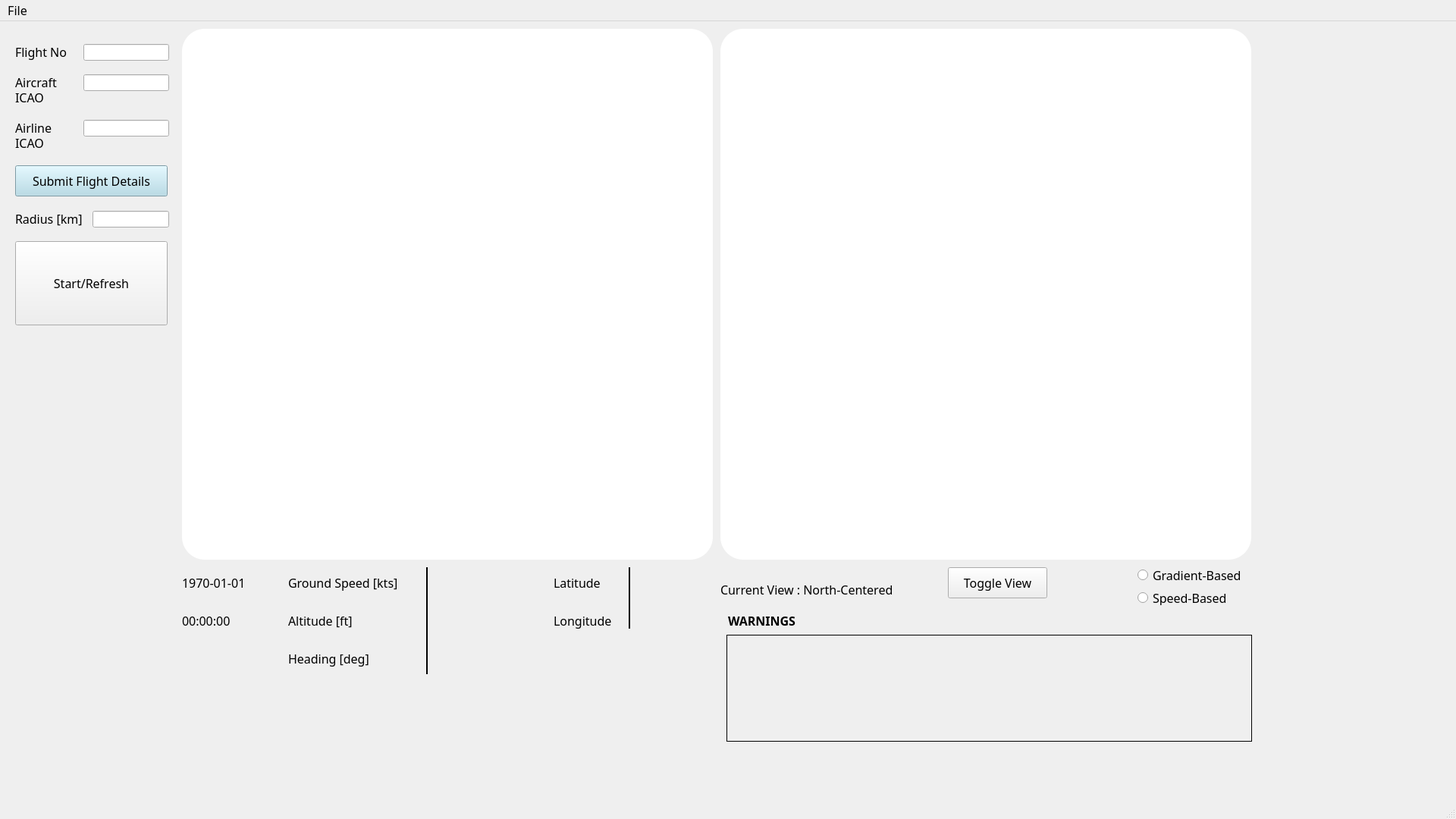
<?xml version="1.0" encoding="UTF-8"?>
<ui version="4.0">
 <class>MainWindow</class>
 <widget class="QMainWindow" name="MainWindow">
  <property name="geometry">
   <rect>
    <x>0</x>
    <y>0</y>
    <width>1920</width>
    <height>1080</height>
   </rect>
  </property>
  <property name="font">
   <font>
    <family>Dubai</family>
    <pointsize>12</pointsize>
    <weight>50</weight>
    <italic>false</italic>
    <bold>false</bold>
    <strikeout>false</strikeout>
   </font>
  </property>
  <property name="windowTitle">
   <string>MainWindow</string>
  </property>
  <property name="autoFillBackground">
   <bool>false</bool>
  </property>
  <property name="styleSheet">
   <string notr="true"/>
  </property>
  <property name="tabShape">
   <enum>QTabWidget::Rounded</enum>
  </property>
  <widget class="QWidget" name="centralwidget">
   <widget class="QGraphicsView" name="graphicsView">
    <property name="geometry">
     <rect>
      <x>240</x>
      <y>20</y>
      <width>0</width>
      <height>192</height>
     </rect>
    </property>
   </widget>
   <widget class="QGraphicsView" name="precip_plot">
    <property name="geometry">
     <rect>
      <x>240</x>
      <y>10</y>
      <width>700</width>
      <height>700</height>
     </rect>
    </property>
    <property name="styleSheet">
     <string notr="true">background-color: white;
border-radius: 30px;</string>
    </property>
    <property name="frameShape">
     <enum>QFrame::NoFrame</enum>
    </property>
   </widget>
   <widget class="QGraphicsView" name="wind_plot">
    <property name="geometry">
     <rect>
      <x>950</x>
      <y>10</y>
      <width>700</width>
      <height>700</height>
     </rect>
    </property>
    <property name="styleSheet">
     <string notr="true">background-color: white;
border-radius: 30px;</string>
    </property>
    <property name="frameShape">
     <enum>QFrame::NoFrame</enum>
    </property>
   </widget>
   <widget class="QLabel" name="ground_speed_text">
    <property name="geometry">
     <rect>
      <x>380</x>
      <y>720</y>
      <width>171</width>
      <height>41</height>
     </rect>
    </property>
    <property name="text">
     <string>Ground Speed [kts]</string>
    </property>
   </widget>
   <widget class="QLabel" name="altitude_text">
    <property name="geometry">
     <rect>
      <x>380</x>
      <y>770</y>
      <width>171</width>
      <height>41</height>
     </rect>
    </property>
    <property name="text">
     <string>Altitude [ft]</string>
    </property>
   </widget>
   <widget class="Line" name="line">
    <property name="geometry">
     <rect>
      <x>543</x>
      <y>720</y>
      <width>41</width>
      <height>141</height>
     </rect>
    </property>
    <property name="frameShadow">
     <enum>QFrame::Plain</enum>
    </property>
    <property name="lineWidth">
     <number>2</number>
    </property>
    <property name="midLineWidth">
     <number>0</number>
    </property>
    <property name="orientation">
     <enum>Qt::Vertical</enum>
    </property>
   </widget>
   <widget class="QLabel" name="heading_text">
    <property name="geometry">
     <rect>
      <x>380</x>
      <y>820</y>
      <width>171</width>
      <height>41</height>
     </rect>
    </property>
    <property name="text">
     <string>Heading [deg]</string>
    </property>
   </widget>
   <widget class="QPushButton" name="toggle_view_button">
    <property name="geometry">
     <rect>
      <x>1250</x>
      <y>720</y>
      <width>131</width>
      <height>41</height>
     </rect>
    </property>
    <property name="text">
     <string>Toggle View</string>
    </property>
   </widget>
   <widget class="QLabel" name="lat_text">
    <property name="geometry">
     <rect>
      <x>730</x>
      <y>720</y>
      <width>91</width>
      <height>41</height>
     </rect>
    </property>
    <property name="text">
     <string>Latitude</string>
    </property>
   </widget>
   <widget class="QLabel" name="lon_text">
    <property name="geometry">
     <rect>
      <x>730</x>
      <y>770</y>
      <width>91</width>
      <height>41</height>
     </rect>
    </property>
    <property name="text">
     <string>Longitude</string>
    </property>
   </widget>
   <widget class="Line" name="line_2">
    <property name="geometry">
     <rect>
      <x>810</x>
      <y>720</y>
      <width>41</width>
      <height>81</height>
     </rect>
    </property>
    <property name="frameShadow">
     <enum>QFrame::Plain</enum>
    </property>
    <property name="lineWidth">
     <number>2</number>
    </property>
    <property name="midLineWidth">
     <number>0</number>
    </property>
    <property name="orientation">
     <enum>Qt::Vertical</enum>
    </property>
   </widget>
   <widget class="QPushButton" name="refresh_button">
    <property name="geometry">
     <rect>
      <x>20</x>
      <y>290</y>
      <width>201</width>
      <height>111</height>
     </rect>
    </property>
    <property name="text">
     <string>Start/Refresh</string>
    </property>
   </widget>
   <widget class="QLabel" name="current_view">
    <property name="geometry">
     <rect>
      <x>950</x>
      <y>730</y>
      <width>291</width>
      <height>31</height>
     </rect>
    </property>
    <property name="text">
     <string>Current View : North-Centered</string>
    </property>
    <property name="alignment">
     <set>Qt::AlignBottom|Qt::AlignLeading|Qt::AlignLeft</set>
    </property>
   </widget>
   <widget class="QLabel" name="ground_speed">
    <property name="geometry">
     <rect>
      <x>570</x>
      <y>730</y>
      <width>141</width>
      <height>21</height>
     </rect>
    </property>
    <property name="text">
     <string/>
    </property>
   </widget>
   <widget class="QLabel" name="altitude">
    <property name="geometry">
     <rect>
      <x>570</x>
      <y>770</y>
      <width>81</width>
      <height>41</height>
     </rect>
    </property>
    <property name="text">
     <string/>
    </property>
   </widget>
   <widget class="QLabel" name="heading">
    <property name="geometry">
     <rect>
      <x>570</x>
      <y>820</y>
      <width>71</width>
      <height>41</height>
     </rect>
    </property>
    <property name="text">
     <string/>
    </property>
   </widget>
   <widget class="QLabel" name="latitude">
    <property name="geometry">
     <rect>
      <x>840</x>
      <y>720</y>
      <width>91</width>
      <height>41</height>
     </rect>
    </property>
    <property name="text">
     <string/>
    </property>
   </widget>
   <widget class="QLabel" name="longitude">
    <property name="geometry">
     <rect>
      <x>840</x>
      <y>770</y>
      <width>91</width>
      <height>41</height>
     </rect>
    </property>
    <property name="text">
     <string/>
    </property>
   </widget>
   <widget class="QLabel" name="warnings_label">
    <property name="geometry">
     <rect>
      <x>960</x>
      <y>780</y>
      <width>131</width>
      <height>21</height>
     </rect>
    </property>
    <property name="font">
     <font>
      <family>Dubai</family>
      <pointsize>12</pointsize>
      <weight>75</weight>
      <italic>false</italic>
      <bold>true</bold>
      <underline>false</underline>
      <strikeout>false</strikeout>
      <kerning>true</kerning>
     </font>
    </property>
    <property name="text">
     <string>WARNINGS</string>
    </property>
   </widget>
   <widget class="QLineEdit" name="flight_no_edit">
    <property name="geometry">
     <rect>
      <x>110</x>
      <y>30</y>
      <width>113</width>
      <height>22</height>
     </rect>
    </property>
   </widget>
   <widget class="QLabel" name="flight_no_text">
    <property name="geometry">
     <rect>
      <x>20</x>
      <y>30</y>
      <width>81</width>
      <height>21</height>
     </rect>
    </property>
    <property name="text">
     <string>Flight No</string>
    </property>
   </widget>
   <widget class="QLineEdit" name="aircraft_icao_edit">
    <property name="geometry">
     <rect>
      <x>110</x>
      <y>70</y>
      <width>113</width>
      <height>22</height>
     </rect>
    </property>
   </widget>
   <widget class="QLabel" name="flight_no_text_2">
    <property name="geometry">
     <rect>
      <x>20</x>
      <y>70</y>
      <width>81</width>
      <height>21</height>
     </rect>
    </property>
    <property name="text">
     <string>Aircraft</string>
    </property>
   </widget>
   <widget class="QLabel" name="flight_no_text_3">
    <property name="geometry">
     <rect>
      <x>20</x>
      <y>90</y>
      <width>71</width>
      <height>21</height>
     </rect>
    </property>
    <property name="text">
     <string>ICAO</string>
    </property>
   </widget>
   <widget class="QLineEdit" name="airline_icao_edit">
    <property name="geometry">
     <rect>
      <x>110</x>
      <y>130</y>
      <width>113</width>
      <height>22</height>
     </rect>
    </property>
   </widget>
   <widget class="QLabel" name="flight_no_text_4">
    <property name="geometry">
     <rect>
      <x>20</x>
      <y>130</y>
      <width>81</width>
      <height>21</height>
     </rect>
    </property>
    <property name="text">
     <string>Airline</string>
    </property>
   </widget>
   <widget class="QLabel" name="flight_no_text_5">
    <property name="geometry">
     <rect>
      <x>20</x>
      <y>150</y>
      <width>91</width>
      <height>21</height>
     </rect>
    </property>
    <property name="text">
     <string>ICAO</string>
    </property>
   </widget>
   <widget class="QPushButton" name="submit_flight_details_button">
    <property name="geometry">
     <rect>
      <x>20</x>
      <y>190</y>
      <width>201</width>
      <height>41</height>
     </rect>
    </property>
    <property name="styleSheet">
     <string notr="true">background-color: lightblue;</string>
    </property>
    <property name="text">
     <string>Submit Flight Details</string>
    </property>
   </widget>
   <widget class="QLabel" name="warnings_box">
    <property name="geometry">
     <rect>
      <x>960</x>
      <y>809</y>
      <width>691</width>
      <height>141</height>
     </rect>
    </property>
    <property name="autoFillBackground">
     <bool>false</bool>
    </property>
    <property name="frameShape">
     <enum>QFrame::NoFrame</enum>
    </property>
    <property name="frameShadow">
     <enum>QFrame::Plain</enum>
    </property>
    <property name="text">
     <string/>
    </property>
    <property name="alignment">
     <set>Qt::AlignLeading|Qt::AlignLeft|Qt::AlignTop</set>
    </property>
   </widget>
   <widget class="QLabel" name="metar_box">
    <property name="geometry">
     <rect>
      <x>950</x>
      <y>810</y>
      <width>701</width>
      <height>141</height>
     </rect>
    </property>
    <property name="frameShape">
     <enum>QFrame::NoFrame</enum>
    </property>
    <property name="frameShadow">
     <enum>QFrame::Plain</enum>
    </property>
    <property name="text">
     <string/>
    </property>
    <property name="alignment">
     <set>Qt::AlignLeading|Qt::AlignLeft|Qt::AlignTop</set>
    </property>
   </widget>
   <widget class="QLineEdit" name="radius_edit">
    <property name="geometry">
     <rect>
      <x>122</x>
      <y>250</y>
      <width>101</width>
      <height>22</height>
     </rect>
    </property>
   </widget>
   <widget class="QLabel" name="radius_text">
    <property name="geometry">
     <rect>
      <x>20</x>
      <y>250</y>
      <width>101</width>
      <height>21</height>
     </rect>
    </property>
    <property name="text">
     <string>Radius [km]</string>
    </property>
   </widget>
   <widget class="QRadioButton" name="gradient_based_button">
    <property name="geometry">
     <rect>
      <x>1500</x>
      <y>720</y>
      <width>151</width>
      <height>20</height>
     </rect>
    </property>
    <property name="text">
     <string>Gradient-Based</string>
    </property>
   </widget>
   <widget class="QRadioButton" name="speed_based_button">
    <property name="geometry">
     <rect>
      <x>1500</x>
      <y>750</y>
      <width>151</width>
      <height>20</height>
     </rect>
    </property>
    <property name="text">
     <string>Speed-Based</string>
    </property>
   </widget>
   <widget class="QFrame" name="warnings_frame">
    <property name="geometry">
     <rect>
      <x>958</x>
      <y>809</y>
      <width>693</width>
      <height>141</height>
     </rect>
    </property>
    <property name="frameShape">
     <enum>QFrame::Box</enum>
    </property>
    <property name="frameShadow">
     <enum>QFrame::Plain</enum>
    </property>
    <property name="lineWidth">
     <number>1</number>
    </property>
   </widget>
   <widget class="QLabel" name="date_label">
    <property name="geometry">
     <rect>
      <x>240</x>
      <y>720</y>
      <width>131</width>
      <height>41</height>
     </rect>
    </property>
    <property name="text">
     <string>1970-01-01</string>
    </property>
   </widget>
   <widget class="QLabel" name="time_label">
    <property name="geometry">
     <rect>
      <x>240</x>
      <y>770</y>
      <width>131</width>
      <height>41</height>
     </rect>
    </property>
    <property name="text">
     <string>00:00:00</string>
    </property>
   </widget>
   <widget class="QLabel" name="background_label">
    <property name="geometry">
     <rect>
      <x>0</x>
      <y>0</y>
      <width>1920</width>
      <height>1080</height>
     </rect>
    </property>
    <property name="text">
     <string/>
    </property>
   </widget>
   <zorder>graphicsView</zorder>
   <zorder>precip_plot</zorder>
   <zorder>wind_plot</zorder>
   <zorder>ground_speed_text</zorder>
   <zorder>altitude_text</zorder>
   <zorder>line</zorder>
   <zorder>heading_text</zorder>
   <zorder>toggle_view_button</zorder>
   <zorder>lat_text</zorder>
   <zorder>lon_text</zorder>
   <zorder>line_2</zorder>
   <zorder>refresh_button</zorder>
   <zorder>current_view</zorder>
   <zorder>ground_speed</zorder>
   <zorder>altitude</zorder>
   <zorder>heading</zorder>
   <zorder>latitude</zorder>
   <zorder>longitude</zorder>
   <zorder>warnings_label</zorder>
   <zorder>flight_no_edit</zorder>
   <zorder>flight_no_text</zorder>
   <zorder>aircraft_icao_edit</zorder>
   <zorder>flight_no_text_2</zorder>
   <zorder>flight_no_text_3</zorder>
   <zorder>airline_icao_edit</zorder>
   <zorder>flight_no_text_4</zorder>
   <zorder>flight_no_text_5</zorder>
   <zorder>submit_flight_details_button</zorder>
   <zorder>metar_box</zorder>
   <zorder>radius_edit</zorder>
   <zorder>radius_text</zorder>
   <zorder>gradient_based_button</zorder>
   <zorder>speed_based_button</zorder>
   <zorder>warnings_frame</zorder>
   <zorder>date_label</zorder>
   <zorder>time_label</zorder>
   <zorder>background_label</zorder>
   <zorder>warnings_box</zorder>
  </widget>
  <widget class="QStatusBar" name="statusbar"/>
  <widget class="QMenuBar" name="menubar">
   <property name="geometry">
    <rect>
     <x>0</x>
     <y>0</y>
     <width>1920</width>
     <height>40</height>
    </rect>
   </property>
   <widget class="QMenu" name="menuFile">
    <property name="title">
     <string>File</string>
    </property>
    <widget class="QMenu" name="menuFile_2">
     <property name="title">
      <string>Open</string>
     </property>
     <addaction name="separator"/>
     <addaction name="actionTrail"/>
    </widget>
    <addaction name="menuFile_2"/>
   </widget>
   <addaction name="menuFile"/>
  </widget>
  <action name="actionOpen">
   <property name="text">
    <string>Open</string>
   </property>
  </action>
  <action name="actionTrail">
   <property name="text">
    <string>Trail</string>
   </property>
  </action>
 </widget>
 <resources/>
 <connections/>
</ui>
